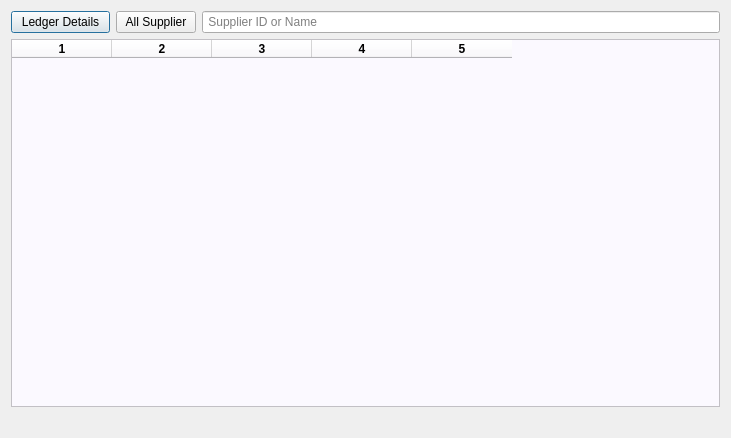
<?xml version="1.0" encoding="UTF-8"?>
<ui version="4.0">
 <class>Dialog</class>
 <widget class="QDialog" name="Dialog">
  <property name="windowModality">
   <enum>Qt::ApplicationModal</enum>
  </property>
  <property name="geometry">
   <rect>
    <x>0</x>
    <y>0</y>
    <width>731</width>
    <height>438</height>
   </rect>
  </property>
  <property name="windowTitle">
   <string>Dialog</string>
  </property>
  <layout class="QGridLayout" name="gridLayout_2">
   <item row="0" column="0">
    <layout class="QGridLayout" name="gridLayout">
     <item row="0" column="0" colspan="2">
      <layout class="QHBoxLayout" name="horizontalLayout">
       <item>
        <widget class="QPushButton" name="detailsb">
         <property name="text">
          <string>  Ledger Details  </string>
         </property>
        </widget>
       </item>
       <item>
        <widget class="QPushButton" name="supplierb">
         <property name="font">
          <font>
           <pointsize>9</pointsize>
          </font>
         </property>
         <property name="text">
          <string>All Supplier</string>
         </property>
        </widget>
       </item>
       <item>
        <widget class="QLineEdit" name="suppliers">
         <property name="placeholderText">
          <string> Supplier ID or Name </string>
         </property>
        </widget>
       </item>
      </layout>
     </item>
     <item row="1" column="0" colspan="2">
      <widget class="QTableWidget" name="supplierdue">
       <property name="font">
        <font>
         <weight>75</weight>
         <bold>true</bold>
        </font>
       </property>
       <property name="styleSheet">
        <string notr="true">background-color: rgb(251, 249, 255);</string>
       </property>
       <property name="columnCount">
        <number>5</number>
       </property>
       <column/>
       <column/>
       <column/>
       <column/>
       <column/>
      </widget>
     </item>
     <item row="2" column="0">
      <spacer name="horizontalSpacer">
       <property name="orientation">
        <enum>Qt::Horizontal</enum>
       </property>
       <property name="sizeHint" stdset="0">
        <size>
         <width>40</width>
         <height>20</height>
        </size>
       </property>
      </spacer>
     </item>
     <item row="2" column="1">
      <layout class="QHBoxLayout" name="horizontalLayout_2"/>
     </item>
    </layout>
   </item>
  </layout>
 </widget>
 <resources/>
 <connections/>
</ui>
